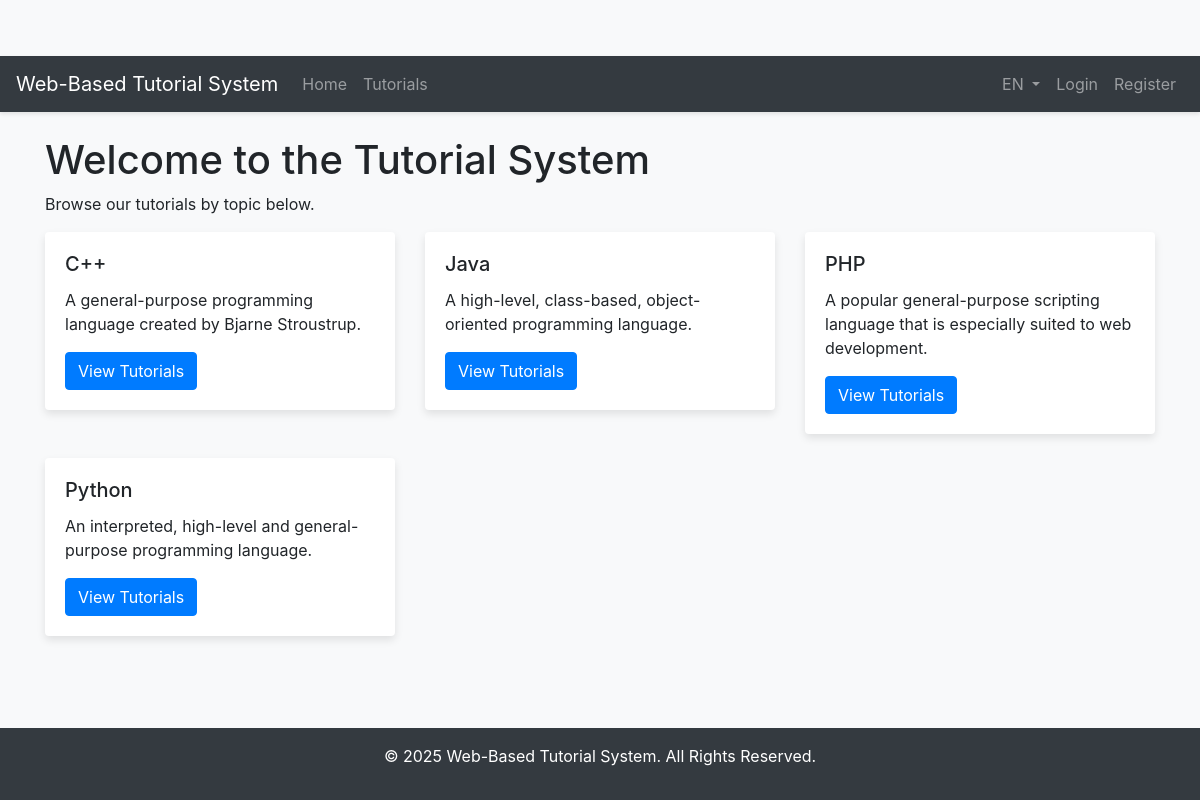
The page / on the database its author committed.
### tables this page shows
CREATE TABLE `topic_translations` (
  `id` int(11) NOT NULL,
  `topic_id` int(11) NOT NULL,
  `language` varchar(5) NOT NULL,
  `name` varchar(255) NOT NULL,
  `description` text DEFAULT NULL
);

### includes/language.php (called while the page is built, shortened)
<?php
$default_lang = 'en';
$lang_to_use = $default_lang;
function trans($key) {
    global $lang;
    if (isset($lang[$key])) {
        return $lang[$key];
    } else {
        return $key;
    }
}
?>

### index.php (the view)
<?php
require_once 'includes/db.php';
include 'includes/header.php';
$stmt = $conn->prepare("SELECT t.id, tt.name, tt.description FROM topics t JOIN topic_translations tt ON t.id = tt.topic_id WHERE tt.language = ? ORDER BY tt.name ASC");
$stmt->bind_param("s", $lang_to_use);
$stmt->execute();
$result = $stmt->get_result();
?>
<div class="row">
    <div class="col-md-12">
        <h1><?php echo trans('welcome_message'); ?></h1>
        <p><?php echo trans('browse_tutorials_message'); ?></p>
    </div>
</div>
<div class="row">
    <?php if ($result->num_rows > 0): ?>
        <?php while ($row = $result->fetch_assoc()): ?>
            <div class="col-md-4 mb-4">
                <div class="card">
                    <div class="card-body">
                        <h5 class="card-title"><?php echo htmlspecialchars($row['name']); ?></h5>
                        <p class="card-text"><?php echo htmlspecialchars($row['description']); ?></p>
                        <a href="tutorials/topic.php?id=<?php echo $row['id']; ?>" class="btn btn-primary"><?php echo trans('view_tutorials_btn'); ?></a>
                    </div>
                </div>
            </div>
        <?php endwhile; ?>
    <?php else: ?>
        <div class="col-md-12">
            <p><?php echo trans('no_topics_found'); ?></p>
        </div>
    <?php endif; ?>
</div>
<?php include 'includes/footer.php'; ?>

### assets/css/style.css (style rules this page uses)
body { background-color: #f8f9fa; padding-top: 56px; }
.card { border: none; box-shadow: 0 4px 8px rgba(0,0,0,.1); transition: transform .2s; }

### rows shown on the page
topic_translations: name "C++", description "A general-purpose programming language created by Bjarne Stroustrup."
topic_translations: name "Java", description "A high-level, class-based, object-oriented programming language."
topic_translations: name "PHP", description "A popular general-purpose scripting language that is especially suited to web development."
topic_translations: name "Python", description "An interpreted, high-level and general-purpose programming language."

### other values the page prints
trans('app_title') "Web-Based Tutorial System"
trans('nav_home') "Home"
trans('nav_tutorials') "Tutorials"
$lang_to_use "EN"
trans('nav_login') "Login"
trans('nav_register') "Register"
trans('welcome_message') "Welcome to the Tutorial System"
trans('browse_tutorials_message') "Browse our tutorials by topic below."
